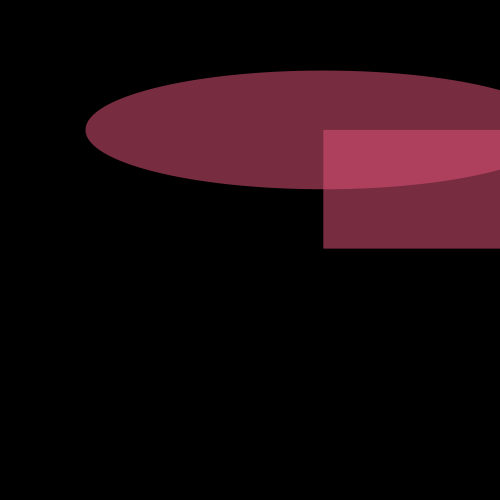
Frame 1 (no input)
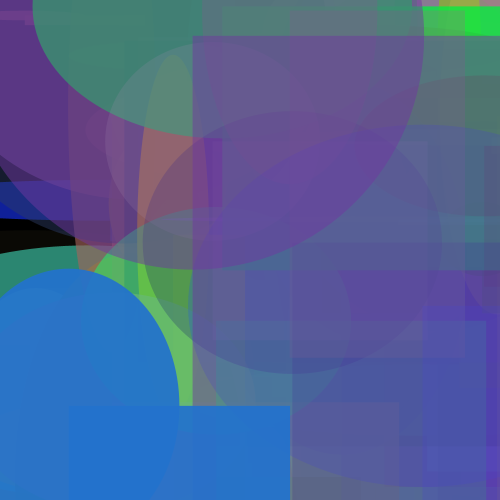
Frame 60 (the mouse pressed at the canvas centre just before this capture)
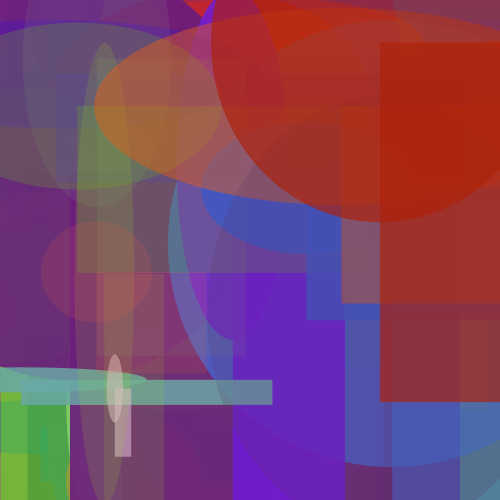
Frame 120 (the mouse held since frame 60 and released just before this capture)

The Processing sketch that drew these frames (run headless with seeded random() and noise(); from frame 60 on, the mouse is pressed at the canvas centre):

// Processing sketch: Picasso_random_colors_and_circles___rect
// ── Picasso_random_colors_and_circles___rect.pde
float circleX;
float circleY;
float circleW;
float circleH;
float r;
float g;
float b;
float a;

void setup(){
  size(500,500);
  background(0);
}

void draw(){
  noStroke();
  circleX = random(width);
  circleY = random(height);
  circleW = random(width);
  circleH = random(height);
  
  r = random(255);
  g = random(255);
  b = random(255);
  a = random(255);
  
  fill (r,g,b,a);
  ellipse(circleX,circleY,circleW,circleH);
  rect(circleX,circleY,circleW,circleH);
}
